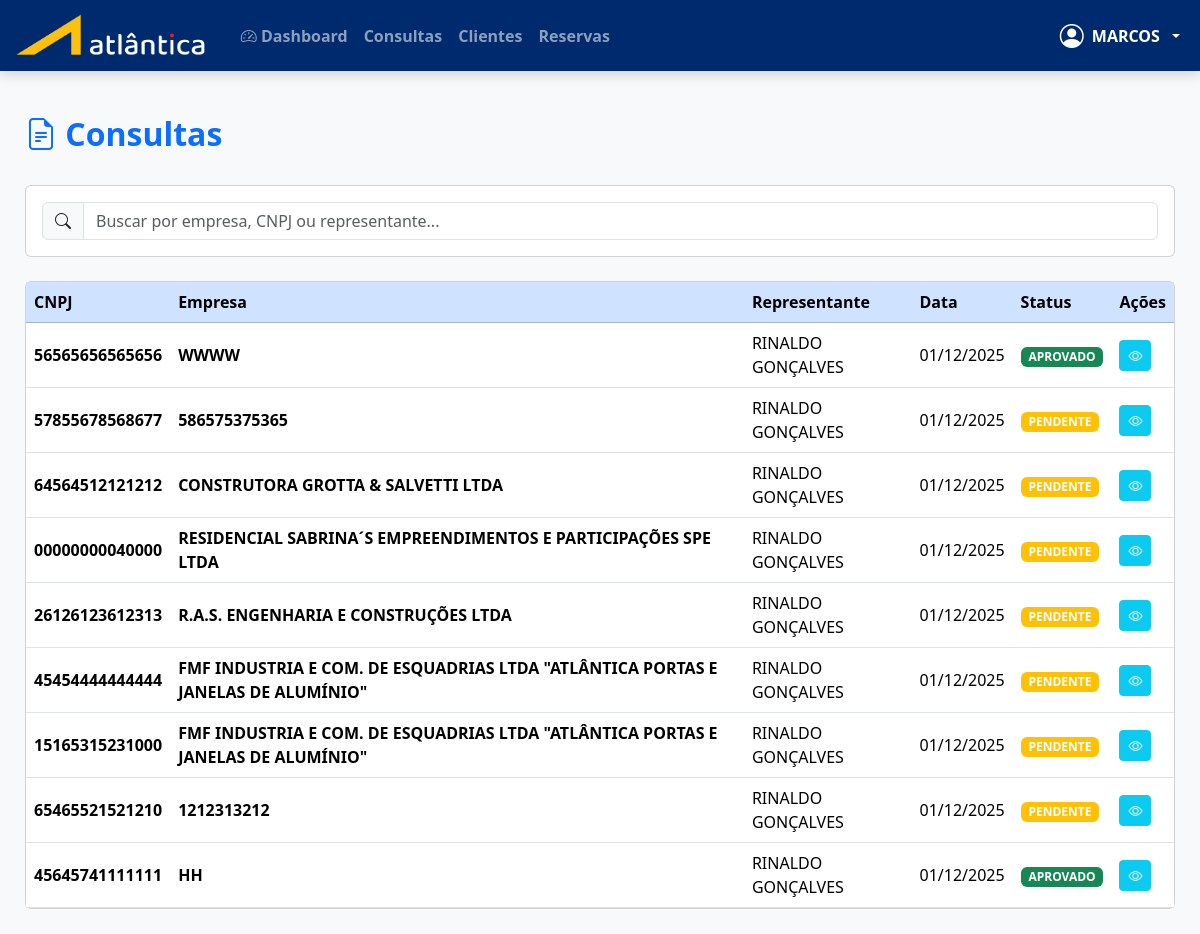
The app's page /consultas (signed in), older data.
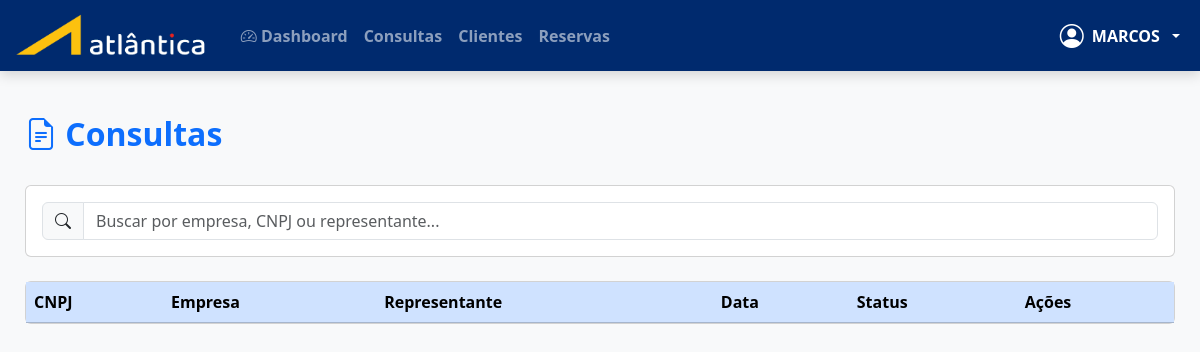
The same page, newer data.
### app.py (models this page shows)
class Consulta(db.Model):
    id = db.Column(db.Integer, primary_key=True)
    empresa = db.Column(db.String(100), nullable=False)
    razao_social = db.Column(db.String(150))
    cnpj = db.Column(db.String(18), unique=True, nullable=False)
    ie = db.Column(db.String(20))
    grupo = db.Column(db.String(100))
    cep = db.Column(db.String(9))
    logradouro = db.Column(db.String(100))
    numero = db.Column(db.String(10))
    complemento = db.Column(db.String(50))
    bairro = db.Column(db.String(50))
    cidade = db.Column(db.String(50))
    estado = db.Column(db.String(2))
    nome_contato = db.Column(db.String(100))
    telefone_contato = db.Column(db.String(20))
    email_contato = db.Column(db.String(100))
    nome_representante = db.Column(db.String(100))
    data_consulta = db.Column(db.DateTime, default=datetime.utcnow)
    status_consulta = db.Column(db.String(20), default='PENDENTE')
    motivo_negativa = db.Column(db.Text)

### app.py (the view)
@app.route('/consultas')
@login_required
@permissao_requerida("Consultas - Listar")
def consultas():
    query = Consulta.query.order_by(Consulta.data_consulta.desc())
    tipo = current_user.tipo.tipo_usuario.strip().lower()
    if tipo == 'representante':
        query = query.filter(
            func.trim(func.upper(Consulta.nome_representante)) == current_user.nome.strip().upper()
        )
    elif tipo == 'gerente':
        reps_do_gerente = Usuario.query.filter(
            Usuario.gerente_id == current_user.id,
            Usuario.tipo.has(TipoUsuario.tipo_usuario.ilike('%representante%'))
        ).with_entities(Usuario.nome).all()
        nomes_reps = [rep.nome.strip().upper() for rep in reps_do_gerente]
        if nomes_reps:
            query = query.filter(
                func.trim(func.upper(Consulta.nome_representante)).in_(nomes_reps)
            )
        else:
            query = query.filter(Consulta.id == 0)   # condição impossível
    consultas = query.all()
    representantes = Usuario.query.join(TipoUsuario)\
        .filter(TipoUsuario.tipo_usuario.ilike('%representante%'))\
        .order_by(Usuario.nome).all()
    return render_template(
        'consultas/index.html',
        consultas=consultas,
        representantes=representantes
    )

### app.py (called while the page is built)
def tem_permissao(nivel_necessario=None, funcao=None):
    if current_user.nivel_acesso == 0:  # Admin sempre pode tudo
        return True
    if nivel_necessario is not None and current_user.nivel_acesso > nivel_necessario:
        return False
    if funcao:
        config = Configuracao.query.first()
        if not config or not config.permissoes:
            return False
        try:
            permissoes = json.loads(config.permissoes)
            permissoes_do_nivel = permissoes.get(str(current_user.nivel_acesso), [])
            return funcao in permissoes_do_nivel
        except:
            return False
    return False

def permissao_requerida(funcao=None):
    @wraps(funcao)
    def decorator(f):
        @wraps(f)
        def wrapper(*args, **kwargs):
            if not tem_permissao(funcao=funcao):
                flash('Você não tem permissão para acessar esta função.', 'danger')
                return redirect(url_for('dashboard'))
            return f(*args, **kwargs)
        return wrapper
    return decorator

@login_manager.user_loader
def load_user(id):
    return Usuario.query.get(int(id))

### templates/consultas/index.html (shortened to what this page needs)
{% extends "base.html" %}
{% block content %}
<div class="d-flex justify-content-between align-items-center mb-4">
    <h2 class="text-primary fw-bold">
        <i class="bi bi-file-earmark-text"></i> Consultas
    </h2>
</div>
<div class="card card-atlantica mb-4">
    <div class="card-body">
        <div class="input-group">
            <span class="input-group-text"><i class="bi bi-search"></i></span>
            <input type="text" class="form-control" placeholder="Buscar por empresa, CNPJ ou representante..." id="busca">
        </div>
    </div>
</div>
<div class="card card-atlantica">
    <div class="card-body p-0">
        <div class="table-responsive">
            <table class="table table-hover mb-0 align-middle" id="tabelaClientes">
                <thead class="table-primary">
                <tr>
                    <th>CNPJ</th>
                    <th>Empresa</th>
                    <th>Representante</th>
                    <th>Data</th>
                    <th>Status</th>
                    <th>Ações</th>
                </tr>
            </thead>
            <tbody>
                {% for c in consultas %}
                <tr>
                    <td><strong>{{ c.cnpj }}</strong></td>
                    <td class="text-uppercase fw-bold">{{ c.empresa }}</td>
                    <td>{{ c.nome_representante }}</td>
                    <td>{{ c.data_consulta.strftime('%d/%m/%Y') }}</td>
                    <td>
                        <span class="badge bg-{{ 'warning' if c.status_consulta=='PENDENTE' else 'success' if c.status_consulta=='APROVADO' else 'danger' }}">
                            {{ c.status_consulta }}
                        </span>
                    </td>
                    <td>
    <button class="btn btn-sm btn-info text-white me-1" onclick="location.href='/consultas/ver/{{c.id}}'">
        <i class="bi bi-eye"></i>
    </button>
</td>
                </tr>
                {% endfor %}
            </tbody>
        </table>
    </div>
</div>
{% endblock %}

Row changes from the older to the newer data that the page shows:
removed Consulta: cnpj "56565656565656", empresa "WWWW", nome_representante "RINALDO GONÇALVES", data_consulta "01/12/2025", status_consulta "APROVADO"
removed Consulta: cnpj "57855678568677", empresa "586575375365", nome_representante "RINALDO GONÇALVES", data_consulta "01/12/2025", status_consulta "PENDENTE"
removed Consulta: cnpj "64564512121212", empresa "CONSTRUTORA GROTTA & SALVETTI LTDA", nome_representante "RINALDO GONÇALVES", data_consulta "01/12/2025", status_consulta "PENDENTE"
removed Consulta: cnpj "00000000040000", empresa "RESIDENCIAL SABRINA´S EMPREENDIMENTOS E PARTICIPAÇÕES SPE LTDA", nome_representante "RINALDO GONÇALVES", data_consulta "01/12/2025", status_consulta "PENDENTE"
removed Consulta: cnpj "26126123612313", empresa "R.A.S. ENGENHARIA E CONSTRUÇÕES LTDA", nome_representante "RINALDO GONÇALVES", data_consulta "01/12/2025", status_consulta "PENDENTE"
removed Consulta: cnpj "45454444444444", empresa "FMF INDUSTRIA E COM. DE ESQUADRIAS LTDA \"ATLÂNTICA PORTAS E JANELAS DE ALUMÍNIO\"", nome_representante "RINALDO GONÇALVES", data_consulta "01/12/2025", status_consulta "PENDENTE"
removed Consulta: cnpj "15165315231000", empresa "FMF INDUSTRIA E COM. DE ESQUADRIAS LTDA \"ATLÂNTICA PORTAS E JANELAS DE ALUMÍNIO\"", nome_representante "RINALDO GONÇALVES", data_consulta "01/12/2025", status_consulta "PENDENTE"
removed Consulta: cnpj "65465521521210", empresa "1212313212", nome_representante "RINALDO GONÇALVES", data_consulta "01/12/2025", status_consulta "PENDENTE"
removed Consulta: cnpj "45645741111111", empresa "HH", nome_representante "RINALDO GONÇALVES", data_consulta "01/12/2025", status_consulta "APROVADO"
